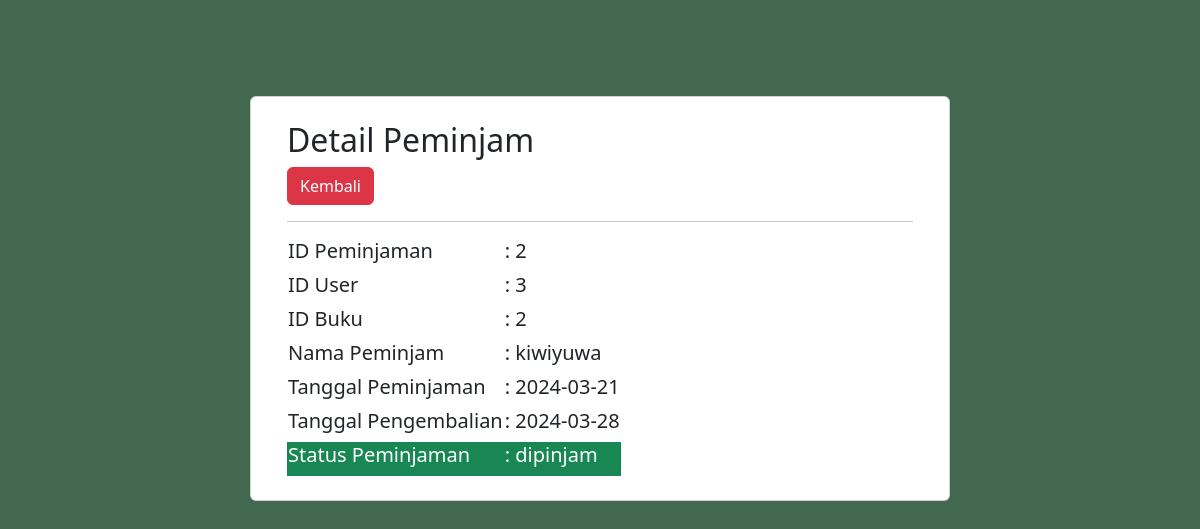
/admin/data/detail_peminjaman.php?idp=2, run on the app's committed database.
### tables this page shows
CREATE TABLE `peminjaman` (
  `IDpeminjaman` int(11) NOT NULL,
  `IDuser` int(11) NOT NULL,
  `IDbuku` int(11) NOT NULL,
  `nama` varchar(255) NOT NULL,
  `tglpeminjaman` date NOT NULL,
  `tglpengembalian` date NOT NULL,
  `statuspeminjaman` enum('dipinjam','diproses','dikembalikan') NOT NULL
);

### admin/data/detail_peminjaman.php (the view, shortened to what this page needs)
<!doctype html>
<html lang="en">
  <head>
    <link rel="stylesheet" href="../../asset/css/bootstrap.css">
  </head>
  <body style="background-color: #436850;">
    <div class="container" style="margin-top: 6rem;">
    <div class="card" style="margin: auto; width: 700px;">
            <div class="row m-4">
                <?php
                    include '../../koneksi/koneksi.php';
                    if (isset($_GET['idp'])) {
                      $idp = $_GET['idp'];
                    }else {
                        die ("Error, Data Tidak Ditemukan");
                    }
                    $query = mysqli_query($conn, "SELECT * FROM peminjaman WHERE IDpeminjaman='$idp' ");
                    $result = mysqli_fetch_array($query);
                ?>
                <div class="col">
                <h2>Detail Peminjam</h2>
                <a href="../pinjam.php" class="btn btn-danger">Kembali</a><hr>
                    <table>
                        <tr>
                            <td><h5>ID Peminjaman</h5></td>
                            <td><h5>: <?php echo $result['IDpeminjaman'];?></h5></td>
                        </tr>
                        <tr>
                            <td><h5>ID User</h5></td>
                            <td><h5>: <?php echo $result['IDuser'];?></h5></td>
                        </tr>
                        <tr>
                            <td><h5>ID Buku</h5></td>
                            <td><h5>: <?php echo $result['IDbuku'];?></h5></td>
                        </tr>
                        <tr>
                            <td><h5>Nama Peminjam</h5></td>
                            <td><h5>: <?php echo $result['nama'];?></h5></td>
                        </tr>
                        <tr>
                            <td><h5>Tanggal Peminjaman</h5></td>
                            <td><h5>: <?php echo $result['tglpeminjaman'];?></h5></td>
                        </tr>
                        <tr>
                            <td><h5>Tanggal Pengembalian</h5></td>
                            <td><h5>: <?php echo $result['tglpengembalian'];?></h5></td>
                        </tr>
                        <tr class="bg-success text-white">
                            <td><h5>Status Peminjaman</h5></td>
                            <td><h5>: <?php echo $result['statuspeminjaman'];?></h5></td>
                        </tr>
                    </table>
                </div>
            </div>
        </div>
    </div>
 </body>
</html>

### data on the page
peminjaman: IDpeminjaman "2", IDuser "3", IDbuku "2", nama "kiwiyuwa", tglpeminjaman "2024-03-21", tglpengembalian "2024-03-28", statuspeminjaman "dipinjam"
